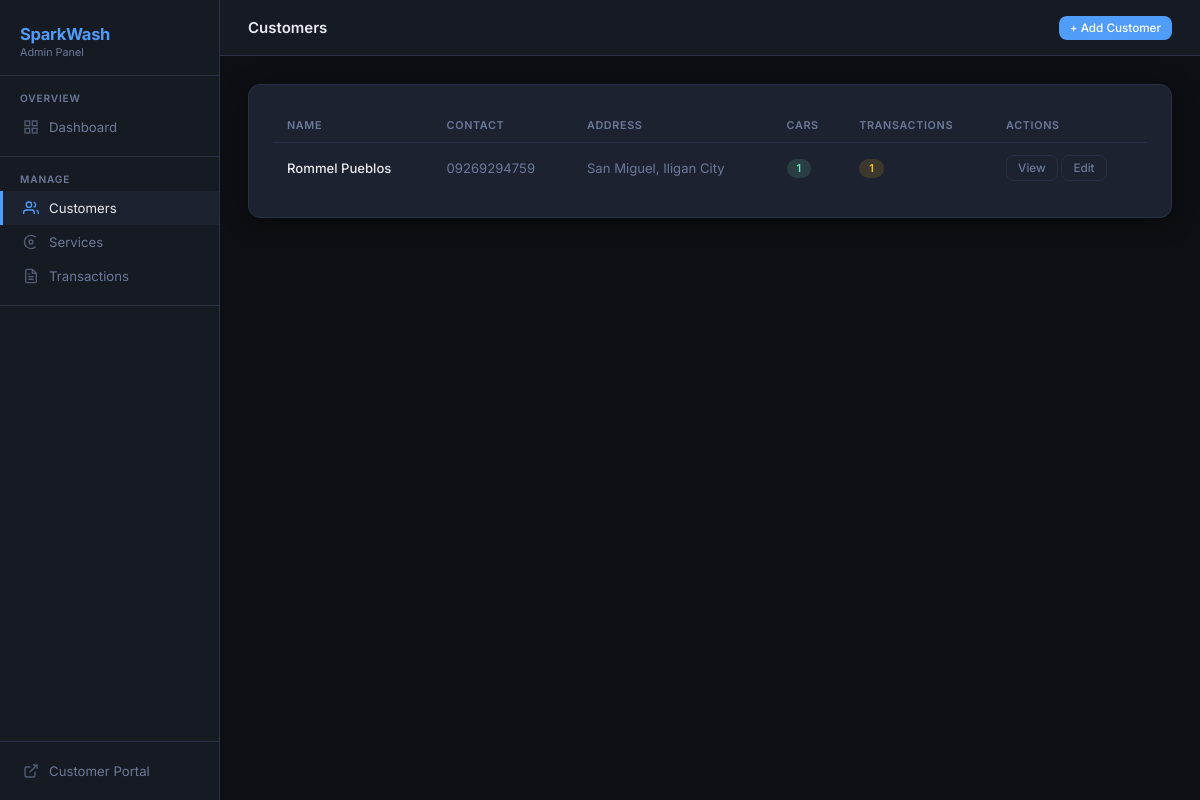
Screenshot of /customer/ with the database file from the repository.
### car_wash/models.py (models this page shows)
class Customer(models.Model):
    user           = models.OneToOneField(User, on_delete=models.CASCADE, null=True, blank=True)
    first_name     = models.CharField(max_length=100)
    middle_name    = models.CharField(max_length=100, blank=True)
    last_name      = models.CharField(max_length=100)
    address        = models.CharField(max_length=255, blank=True)
    contact_number = models.CharField(max_length=20, blank=True)
    def __str__(self):
        return f"{self.first_name} {self.last_name}"
    class Meta:
        ordering = ['last_name', 'first_name']

### car_wash/views.py (the view)
# urls.py: path('customer/', views.customer_list, name='customer_list'),
def customer_list(request):
    customers = Customer.objects.prefetch_related('cars', 'transactions').all()
    return render(request, 'customers_list.html', {'customer_list': customers})

### car_wash/templates/customers_list.html (shortened to what this page needs)
{% extends "master.html" %}
{% block page_title %}Customers{% endblock %}
{% block topbar_actions %}
  <a href="{% url 'add_customer' %}" class="btn btn-primary btn-sm">+ Add Customer</a>
{% endblock %}
{% block content %}
<div class="card">
  <div class="tbl-wrap">
    <table>
      <thead>
        <tr><th>Name</th><th>Contact</th><th>Address</th><th>Cars</th><th>Transactions</th><th>Actions</th></tr>
      </thead>
      <tbody>
        {% for c in customer_list %}
        <tr>
          <td><a href="{% url 'customer_detail' c.pk %}" style="color:var(--text);text-decoration:none;font-weight:500">{{ c }}</a></td>
          <td style="color:var(--muted)">{{ c.contact_number|default:"—" }}</td>
          <td style="color:var(--muted)">{{ c.address|default:"—" }}</td>
          <td><span class="badge badge-active">{{ c.cars.count }}</span></td>
          <td><span class="badge badge-pending">{{ c.transactions.count }}</span></td>
          <td>
            <a href="{% url 'customer_detail' c.pk %}" class="btn btn-ghost btn-sm">View</a>
            <a href="{% url 'customer_edit' c.pk %}" class="btn btn-ghost btn-sm">Edit</a>
          </td>
        </tr>
        {% empty %}
        <tr><td colspan="6" style="text-align:center;color:var(--muted);padding:32px">No customers yet.</td></tr>
        {% endfor %}
      </tbody>
    </table>
  </div>
</div>
{% endblock %}

### car_wash/static/styles.css (style rules this page uses)
:root { --bg: #0d0f14; --surface: #161a23; --card: #1d2230; --border: #2a3045; --accent: #4f9cf9; --accent2: #6ee7b7; --danger: #f87171; --warn: #fbbf24; --text: #e8eaf0; --muted: #6b7a99; --radius: 12px; --shadow: 0 4px 24px rgba(0,0,0,.4); }
*, *::before, *::after { box-sizing: border-box; margin: 0; padding: 0; }
html { font-size: 15px; }
body { font-family: 'Inter', 'Segoe UI', system-ui, sans-serif; background: var(--bg); color: var(--text); min-height: 100vh; display: flex; }
.card { background: var(--card); border: 1px solid var(--border); border-radius: var(--radius); padding: 24px; box-shadow: var(--shadow); }
.tbl-wrap { overflow-x: auto; }
table { width: 100%; border-collapse: collapse; font-size: .875rem; }
th { text-align: left; padding: 10px 14px; font-size: .72rem; font-weight: 600; color: var(--muted); text-transform: uppercase; letter-spacing: .06em; border-bottom: 1px solid var(--border); }
td { padding: 12px 14px; border-bottom: 1px solid var(--border); vertical-align: middle; }
tr:last-child td { border-bottom: none; }
.badge { display: inline-block; padding: 3px 10px; border-radius: 999px; font-size: .72rem; font-weight: 600; }
.badge-pending { background: rgba(251,191,36,.15); color: var(--warn); }
.badge-active { background: rgba(110,231,183,.15); color: var(--accent2); }
.btn { display: inline-flex; align-items: center; gap: 6px; padding: 8px 16px; border-radius: 8px; font-size: .85rem; font-weight: 500; cursor: pointer; border: none; text-decoration: none; transition: filter .15s, opacity .15s; }
.btn-primary { background: var(--accent); color: #fff; }
.btn-ghost { background: transparent; color: var(--muted); border: 1px solid var(--border); }
.btn-sm { padding: 5px 11px; font-size: .78rem; }

### rows the page displays
Customer: first_name+last_name "Rommel Pueblos", contact_number "09269294759", address "San Miguel, Iligan City", cars.count "1", transactions.count "1"
